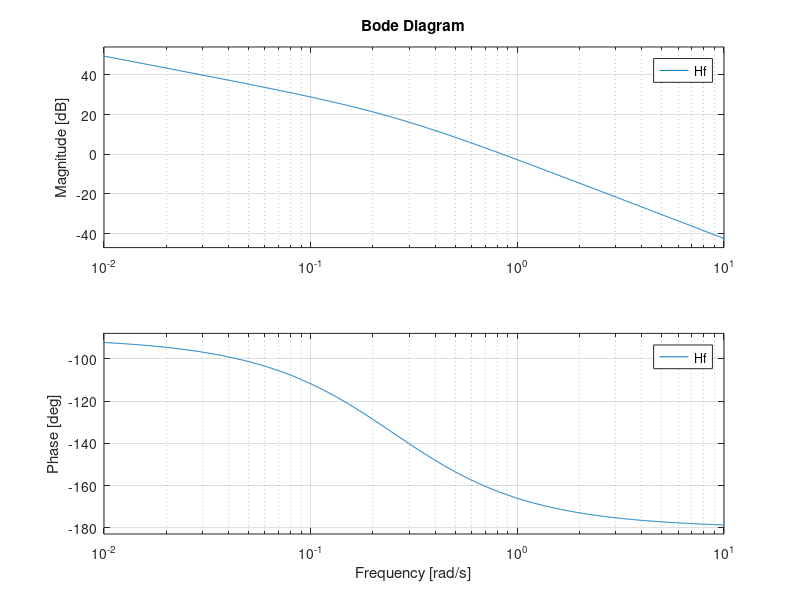
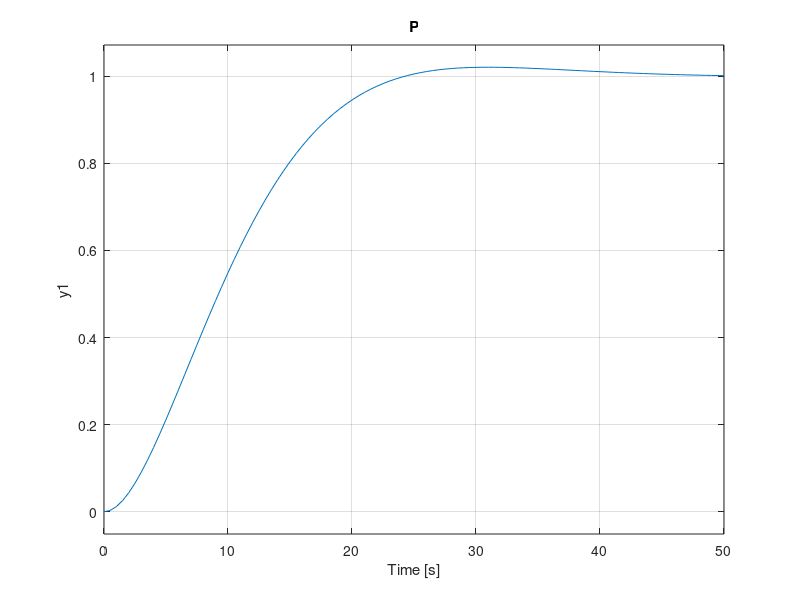
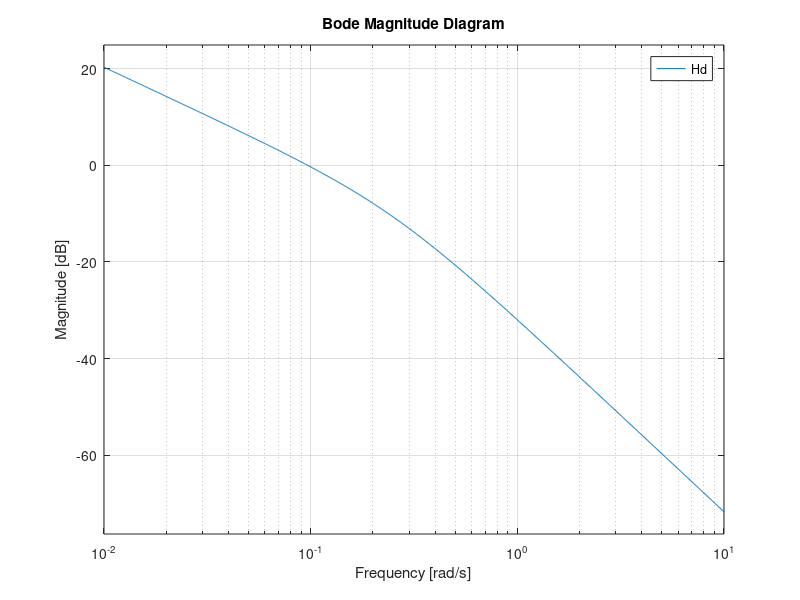
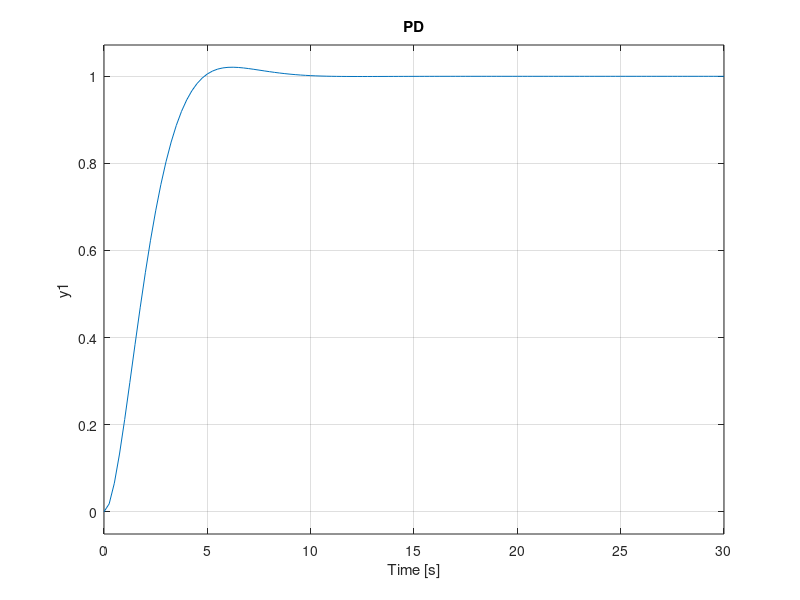

MATLAB code for these plots, in order:
%%
close all
clear all
clc

Kf = 3;
Tf = 4;

Hf = tf(Kf,conv([1 0],[Tf 1]))
bode(Hf)
tr = 1;
sigma = 0.02;

zeta = abs(log(sigma))/sqrt(log(sigma)^2 + pi^2);
wn = 4 / (tr * zeta);
cv = wn / (2 * zeta)
delta_w_b = wn * sqrt(1 - 2 * zeta^2 + sqrt(2 - 4 * zeta^2 + 4 * zeta^4))

A = 1 / (4 * sqrt(2) * zeta^2);
Adb = mag2db(A);
wf = 1 / Tf;

F = 18.5;
Vr_dB = Adb - F;
Vr = db2mag(Vr_dB);

Hd = Vr * Hf;
figure;
step(Hd / (1 + Hd )); title("P")

ts = 25;

figure;
bodemag(Hd)

cvol = db2mag(-20.1)
%%
td = Tf;

ts_star = 5;

Tn = td * (ts_star / ts);

kpd = 1 / (ts_star / ts);

Hpd = kpd * tf([td 1],[Tn 1]);

Hdpd = Hd * Hpd;

figure;
step(Hdpd / (1 + Hdpd)); title("PD")

figure;
bode(Hdpd)

cvol2 = db2mag(-5)
%%
wt = 0.53;

wz = 0.1 * wt;
wp = wz * cvol2 / 3;

kpi = 3 / cvol2;

Tz = 1 / wz;
Tp = 1 / wp;

Hpi = kpi * tf([Tz 1],[Tp 1]);

Hdpid = Hdpd * Hpi;

figure;
step(Hdpid / (1 + Hdpid)); title("PID");

figure;
bodemag(Hdpid)

cvol3 = db2mag(9.6)